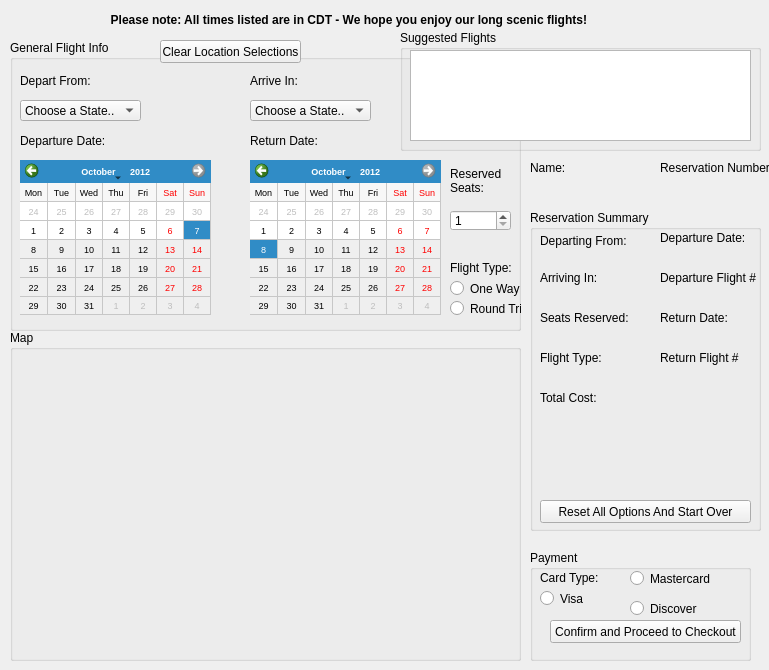
<?xml version="1.0" encoding="UTF-8"?>
<ui version="4.0">
 <class>MainWindow</class>
 <widget class="QMainWindow" name="MainWindow">
  <property name="geometry">
   <rect>
    <x>0</x>
    <y>0</y>
    <width>769</width>
    <height>670</height>
   </rect>
  </property>
  <property name="minimumSize">
   <size>
    <width>769</width>
    <height>670</height>
   </size>
  </property>
  <property name="maximumSize">
   <size>
    <width>769</width>
    <height>670</height>
   </size>
  </property>
  <property name="windowTitle">
   <string>We Fly U Reservation System</string>
  </property>
  <widget class="QWidget" name="centralwidget">
   <widget class="QGroupBox" name="flightInfoGropBox">
    <property name="geometry">
     <rect>
      <x>10</x>
      <y>40</y>
      <width>511</width>
      <height>291</height>
     </rect>
    </property>
    <property name="title">
     <string>General Flight Info</string>
    </property>
    <widget class="QCalendarWidget" name="departingCalendar">
     <property name="geometry">
      <rect>
       <x>10</x>
       <y>120</y>
       <width>191</width>
       <height>155</height>
      </rect>
     </property>
     <property name="font">
      <font>
       <pointsize>7</pointsize>
      </font>
     </property>
     <property name="minimumDate">
      <date>
       <year>2011</year>
       <month>10</month>
       <day>7</day>
      </date>
     </property>
     <property name="maximumDate">
      <date>
       <year>2012</year>
       <month>10</month>
       <day>7</day>
      </date>
     </property>
     <property name="gridVisible">
      <bool>true</bool>
     </property>
     <property name="verticalHeaderFormat">
      <enum>QCalendarWidget::NoVerticalHeader</enum>
     </property>
    </widget>
    <widget class="QCalendarWidget" name="ReturnCal">
     <property name="geometry">
      <rect>
       <x>240</x>
       <y>120</y>
       <width>191</width>
       <height>155</height>
      </rect>
     </property>
     <property name="font">
      <font>
       <pointsize>7</pointsize>
      </font>
     </property>
     <property name="minimumDate">
      <date>
       <year>2011</year>
       <month>10</month>
       <day>8</day>
      </date>
     </property>
     <property name="maximumDate">
      <date>
       <year>2012</year>
       <month>10</month>
       <day>8</day>
      </date>
     </property>
     <property name="gridVisible">
      <bool>true</bool>
     </property>
     <property name="verticalHeaderFormat">
      <enum>QCalendarWidget::NoVerticalHeader</enum>
     </property>
    </widget>
    <widget class="QLabel" name="DepartLabel">
     <property name="geometry">
      <rect>
       <x>10</x>
       <y>20</y>
       <width>111</width>
       <height>41</height>
      </rect>
     </property>
     <property name="text">
      <string>Depart From:</string>
     </property>
    </widget>
    <widget class="QComboBox" name="departCBox">
     <property name="geometry">
      <rect>
       <x>10</x>
       <y>60</y>
       <width>121</width>
       <height>21</height>
      </rect>
     </property>
     <item>
      <property name="text">
       <string>Choose a State..</string>
      </property>
     </item>
     <item>
      <property name="text">
       <string>Alabama</string>
      </property>
     </item>
     <item>
      <property name="text">
       <string>Alaska</string>
      </property>
     </item>
     <item>
      <property name="text">
       <string>Arizona</string>
      </property>
     </item>
     <item>
      <property name="text">
       <string>Arkansas</string>
      </property>
     </item>
     <item>
      <property name="text">
       <string>California</string>
      </property>
     </item>
     <item>
      <property name="text">
       <string>Colorado</string>
      </property>
     </item>
     <item>
      <property name="text">
       <string>Connecticut</string>
      </property>
     </item>
     <item>
      <property name="text">
       <string>Delaware</string>
      </property>
     </item>
     <item>
      <property name="text">
       <string>District of Columbia</string>
      </property>
     </item>
     <item>
      <property name="text">
       <string>Florida</string>
      </property>
     </item>
     <item>
      <property name="text">
       <string>Georgia</string>
      </property>
     </item>
     <item>
      <property name="text">
       <string>Hawaii</string>
      </property>
     </item>
     <item>
      <property name="text">
       <string>Idaho</string>
      </property>
     </item>
     <item>
      <property name="text">
       <string>Illinois</string>
      </property>
     </item>
     <item>
      <property name="text">
       <string>Indiana</string>
      </property>
     </item>
     <item>
      <property name="text">
       <string>Iowa</string>
      </property>
     </item>
     <item>
      <property name="text">
       <string>Kansas</string>
      </property>
     </item>
     <item>
      <property name="text">
       <string>Kentucky</string>
      </property>
     </item>
     <item>
      <property name="text">
       <string>Louisiana</string>
      </property>
     </item>
     <item>
      <property name="text">
       <string>Maine</string>
      </property>
     </item>
     <item>
      <property name="text">
       <string>Maryland</string>
      </property>
     </item>
     <item>
      <property name="text">
       <string>Massachusetts</string>
      </property>
     </item>
     <item>
      <property name="text">
       <string>Michigan</string>
      </property>
     </item>
     <item>
      <property name="text">
       <string>Minnesota</string>
      </property>
     </item>
     <item>
      <property name="text">
       <string>Mississippi</string>
      </property>
     </item>
     <item>
      <property name="text">
       <string>Missouri</string>
      </property>
     </item>
     <item>
      <property name="text">
       <string>Montana</string>
      </property>
     </item>
     <item>
      <property name="text">
       <string>Nebraska</string>
      </property>
     </item>
     <item>
      <property name="text">
       <string>Nevada</string>
      </property>
     </item>
     <item>
      <property name="text">
       <string>New Hampshire</string>
      </property>
     </item>
     <item>
      <property name="text">
       <string>New Jersey</string>
      </property>
     </item>
     <item>
      <property name="text">
       <string>New Mexico</string>
      </property>
     </item>
     <item>
      <property name="text">
       <string>New York</string>
      </property>
     </item>
     <item>
      <property name="text">
       <string>North Carolina</string>
      </property>
     </item>
     <item>
      <property name="text">
       <string>North Dakota</string>
      </property>
     </item>
     <item>
      <property name="text">
       <string>Ohio</string>
      </property>
     </item>
     <item>
      <property name="text">
       <string>Oklahoma</string>
      </property>
     </item>
     <item>
      <property name="text">
       <string>Oregon</string>
      </property>
     </item>
     <item>
      <property name="text">
       <string>Pennsylvania</string>
      </property>
     </item>
     <item>
      <property name="text">
       <string>Rhode Island</string>
      </property>
     </item>
     <item>
      <property name="text">
       <string>South Carolina</string>
      </property>
     </item>
     <item>
      <property name="text">
       <string>South Dakota</string>
      </property>
     </item>
     <item>
      <property name="text">
       <string>Tennessee</string>
      </property>
     </item>
     <item>
      <property name="text">
       <string>Texas</string>
      </property>
     </item>
     <item>
      <property name="text">
       <string>Utah</string>
      </property>
     </item>
     <item>
      <property name="text">
       <string>Vermont</string>
      </property>
     </item>
     <item>
      <property name="text">
       <string>Virginia</string>
      </property>
     </item>
     <item>
      <property name="text">
       <string>Washington</string>
      </property>
     </item>
     <item>
      <property name="text">
       <string>West Virginia</string>
      </property>
     </item>
     <item>
      <property name="text">
       <string>Wisconsin</string>
      </property>
     </item>
     <item>
      <property name="text">
       <string>Wyoming</string>
      </property>
     </item>
    </widget>
    <widget class="QLabel" name="departDateLabel">
     <property name="geometry">
      <rect>
       <x>10</x>
       <y>90</y>
       <width>91</width>
       <height>21</height>
      </rect>
     </property>
     <property name="text">
      <string>Departure Date:</string>
     </property>
    </widget>
    <widget class="QLabel" name="arriveLabel">
     <property name="geometry">
      <rect>
       <x>240</x>
       <y>30</y>
       <width>81</width>
       <height>21</height>
      </rect>
     </property>
     <property name="text">
      <string>Arrive In:</string>
     </property>
    </widget>
    <widget class="QComboBox" name="ArriveCBox">
     <property name="geometry">
      <rect>
       <x>240</x>
       <y>60</y>
       <width>121</width>
       <height>21</height>
      </rect>
     </property>
     <item>
      <property name="text">
       <string>Choose a State..</string>
      </property>
     </item>
     <item>
      <property name="text">
       <string>Alabama</string>
      </property>
     </item>
     <item>
      <property name="text">
       <string>Alaska</string>
      </property>
     </item>
     <item>
      <property name="text">
       <string>Arizona</string>
      </property>
     </item>
     <item>
      <property name="text">
       <string>Arkansas</string>
      </property>
     </item>
     <item>
      <property name="text">
       <string>California</string>
      </property>
     </item>
     <item>
      <property name="text">
       <string>Colorado</string>
      </property>
     </item>
     <item>
      <property name="text">
       <string>Connecticut</string>
      </property>
     </item>
     <item>
      <property name="text">
       <string>Delaware</string>
      </property>
     </item>
     <item>
      <property name="text">
       <string>District of Columbia</string>
      </property>
     </item>
     <item>
      <property name="text">
       <string>Florida</string>
      </property>
     </item>
     <item>
      <property name="text">
       <string>Georgia</string>
      </property>
     </item>
     <item>
      <property name="text">
       <string>Hawaii</string>
      </property>
     </item>
     <item>
      <property name="text">
       <string>Idaho</string>
      </property>
     </item>
     <item>
      <property name="text">
       <string>Illinois</string>
      </property>
     </item>
     <item>
      <property name="text">
       <string>Indiana</string>
      </property>
     </item>
     <item>
      <property name="text">
       <string>Iowa</string>
      </property>
     </item>
     <item>
      <property name="text">
       <string>Kansas</string>
      </property>
     </item>
     <item>
      <property name="text">
       <string>Kentucky</string>
      </property>
     </item>
     <item>
      <property name="text">
       <string>Louisiana</string>
      </property>
     </item>
     <item>
      <property name="text">
       <string>Maine</string>
      </property>
     </item>
     <item>
      <property name="text">
       <string>Maryland</string>
      </property>
     </item>
     <item>
      <property name="text">
       <string>Massachusetts</string>
      </property>
     </item>
     <item>
      <property name="text">
       <string>Michigan</string>
      </property>
     </item>
     <item>
      <property name="text">
       <string>Minnesota</string>
      </property>
     </item>
     <item>
      <property name="text">
       <string>Mississippi</string>
      </property>
     </item>
     <item>
      <property name="text">
       <string>Missouri</string>
      </property>
     </item>
     <item>
      <property name="text">
       <string>Montana</string>
      </property>
     </item>
     <item>
      <property name="text">
       <string>Nebraska</string>
      </property>
     </item>
     <item>
      <property name="text">
       <string>Nevada</string>
      </property>
     </item>
     <item>
      <property name="text">
       <string>New Hampshire</string>
      </property>
     </item>
     <item>
      <property name="text">
       <string>New Jersey</string>
      </property>
     </item>
     <item>
      <property name="text">
       <string>New Mexico</string>
      </property>
     </item>
     <item>
      <property name="text">
       <string>New York</string>
      </property>
     </item>
     <item>
      <property name="text">
       <string>North Carolina</string>
      </property>
     </item>
     <item>
      <property name="text">
       <string>North Dakota</string>
      </property>
     </item>
     <item>
      <property name="text">
       <string>Ohio</string>
      </property>
     </item>
     <item>
      <property name="text">
       <string>Oklahoma</string>
      </property>
     </item>
     <item>
      <property name="text">
       <string>Oregon</string>
      </property>
     </item>
     <item>
      <property name="text">
       <string>Pennsylvania</string>
      </property>
     </item>
     <item>
      <property name="text">
       <string>Rhode Island</string>
      </property>
     </item>
     <item>
      <property name="text">
       <string>South Carolina</string>
      </property>
     </item>
     <item>
      <property name="text">
       <string>South Dakota</string>
      </property>
     </item>
     <item>
      <property name="text">
       <string>Tennessee</string>
      </property>
     </item>
     <item>
      <property name="text">
       <string>Texas</string>
      </property>
     </item>
     <item>
      <property name="text">
       <string>Utah</string>
      </property>
     </item>
     <item>
      <property name="text">
       <string>Vermont</string>
      </property>
     </item>
     <item>
      <property name="text">
       <string>Virginia</string>
      </property>
     </item>
     <item>
      <property name="text">
       <string>Washington</string>
      </property>
     </item>
     <item>
      <property name="text">
       <string>West Virginia</string>
      </property>
     </item>
     <item>
      <property name="text">
       <string>Wisconsin</string>
      </property>
     </item>
     <item>
      <property name="text">
       <string>Wyoming</string>
      </property>
     </item>
    </widget>
    <widget class="QLabel" name="arriveDateLabel">
     <property name="geometry">
      <rect>
       <x>240</x>
       <y>90</y>
       <width>81</width>
       <height>21</height>
      </rect>
     </property>
     <property name="text">
      <string>Return Date:</string>
     </property>
    </widget>
    <widget class="QRadioButton" name="roundTripRadio">
     <property name="geometry">
      <rect>
       <x>440</x>
       <y>260</y>
       <width>71</width>
       <height>17</height>
      </rect>
     </property>
     <property name="text">
      <string>Round Trip</string>
     </property>
    </widget>
    <widget class="QRadioButton" name="oneWayLabel">
     <property name="geometry">
      <rect>
       <x>440</x>
       <y>240</y>
       <width>82</width>
       <height>17</height>
      </rect>
     </property>
     <property name="text">
      <string>One Way</string>
     </property>
    </widget>
    <widget class="QLabel" name="flightTypeLabel">
     <property name="geometry">
      <rect>
       <x>440</x>
       <y>220</y>
       <width>71</width>
       <height>16</height>
      </rect>
     </property>
     <property name="text">
      <string>Flight Type:</string>
     </property>
    </widget>
    <widget class="QSpinBox" name="reserveSpinBox">
     <property name="geometry">
      <rect>
       <x>440</x>
       <y>170</y>
       <width>61</width>
       <height>21</height>
      </rect>
     </property>
     <property name="readOnly">
      <bool>false</bool>
     </property>
     <property name="minimum">
      <number>1</number>
     </property>
     <property name="maximum">
      <number>3</number>
     </property>
    </widget>
    <widget class="QPushButton" name="pushButton">
     <property name="geometry">
      <rect>
       <x>150</x>
       <y>0</y>
       <width>141</width>
       <height>23</height>
      </rect>
     </property>
     <property name="text">
      <string>Clear Location Selections</string>
     </property>
    </widget>
    <widget class="QLabel" name="seatLabel">
     <property name="geometry">
      <rect>
       <x>440</x>
       <y>120</y>
       <width>51</width>
       <height>41</height>
      </rect>
     </property>
     <property name="text">
      <string>Reserved Seats:</string>
     </property>
     <property name="wordWrap">
      <bool>true</bool>
     </property>
    </widget>
   </widget>
   <widget class="QGroupBox" name="mapGroupBox">
    <property name="geometry">
     <rect>
      <x>10</x>
      <y>330</y>
      <width>511</width>
      <height>331</height>
     </rect>
    </property>
    <property name="title">
     <string>Map</string>
    </property>
    <widget class="coloredStatesLabel" name="mapLabel">
     <property name="geometry">
      <rect>
       <x>10</x>
       <y>20</y>
       <width>471</width>
       <height>301</height>
      </rect>
     </property>
     <property name="mouseTracking">
      <bool>true</bool>
     </property>
     <property name="text">
      <string/>
     </property>
     <property name="pixmap">
      <pixmap resource="map2.qrc">:/usmap</pixmap>
     </property>
     <property name="scaledContents">
      <bool>true</bool>
     </property>
     <property name="textInteractionFlags">
      <set>Qt::LinksAccessibleByMouse</set>
     </property>
    </widget>
    <widget class="coloredStatesLabel" name="colormap">
     <property name="geometry">
      <rect>
       <x>10</x>
       <y>20</y>
       <width>471</width>
       <height>301</height>
      </rect>
     </property>
     <property name="minimumSize">
      <size>
       <width>471</width>
       <height>301</height>
      </size>
     </property>
     <property name="maximumSize">
      <size>
       <width>471</width>
       <height>301</height>
      </size>
     </property>
     <property name="mouseTracking">
      <bool>true</bool>
     </property>
     <property name="text">
      <string/>
     </property>
     <property name="scaledContents">
      <bool>true</bool>
     </property>
     <property name="textInteractionFlags">
      <set>Qt::NoTextInteraction</set>
     </property>
    </widget>
    <zorder>colormap</zorder>
    <zorder>mapLabel</zorder>
   </widget>
   <widget class="QGroupBox" name="suggestionGroupBox">
    <property name="geometry">
     <rect>
      <x>400</x>
      <y>30</y>
      <width>361</width>
      <height>121</height>
     </rect>
    </property>
    <property name="font">
     <font>
      <kerning>true</kerning>
     </font>
    </property>
    <property name="title">
     <string>Suggested Flights</string>
    </property>
    <widget class="QTextEdit" name="suggestionTextBox">
     <property name="geometry">
      <rect>
       <x>10</x>
       <y>20</y>
       <width>341</width>
       <height>91</height>
      </rect>
     </property>
     <property name="readOnly">
      <bool>true</bool>
     </property>
     <property name="textInteractionFlags">
      <set>Qt::NoTextInteraction</set>
     </property>
    </widget>
   </widget>
   <widget class="QGroupBox" name="summaryGroupBox">
    <property name="geometry">
     <rect>
      <x>530</x>
      <y>210</y>
      <width>231</width>
      <height>321</height>
     </rect>
    </property>
    <property name="title">
     <string>Reservation Summary</string>
    </property>
    <widget class="QLabel" name="label_6">
     <property name="geometry">
      <rect>
       <x>10</x>
       <y>20</y>
       <width>111</width>
       <height>21</height>
      </rect>
     </property>
     <property name="text">
      <string>Departing From:</string>
     </property>
    </widget>
    <widget class="QLabel" name="label_7">
     <property name="geometry">
      <rect>
       <x>10</x>
       <y>60</y>
       <width>81</width>
       <height>16</height>
      </rect>
     </property>
     <property name="text">
      <string>Arriving In:</string>
     </property>
    </widget>
    <widget class="QLabel" name="label_8">
     <property name="geometry">
      <rect>
       <x>130</x>
       <y>100</y>
       <width>81</width>
       <height>16</height>
      </rect>
     </property>
     <property name="text">
      <string>Return Date:</string>
     </property>
    </widget>
    <widget class="QLabel" name="sumDepartDateLabel">
     <property name="geometry">
      <rect>
       <x>130</x>
       <y>20</y>
       <width>91</width>
       <height>16</height>
      </rect>
     </property>
     <property name="text">
      <string>Departure Date:</string>
     </property>
    </widget>
    <widget class="QLabel" name="label_11">
     <property name="geometry">
      <rect>
       <x>10</x>
       <y>100</y>
       <width>111</width>
       <height>16</height>
      </rect>
     </property>
     <property name="text">
      <string>Seats Reserved:</string>
     </property>
    </widget>
    <widget class="QPushButton" name="resetAllButton">
     <property name="geometry">
      <rect>
       <x>10</x>
       <y>290</y>
       <width>211</width>
       <height>23</height>
      </rect>
     </property>
     <property name="text">
      <string>Reset All Options And Start Over</string>
     </property>
    </widget>
    <widget class="QLabel" name="DepartDate">
     <property name="geometry">
      <rect>
       <x>130</x>
       <y>40</y>
       <width>91</width>
       <height>16</height>
      </rect>
     </property>
     <property name="font">
      <font>
       <weight>75</weight>
       <bold>true</bold>
      </font>
     </property>
     <property name="text">
      <string/>
     </property>
    </widget>
    <widget class="QLabel" name="DepartLocation">
     <property name="geometry">
      <rect>
       <x>10</x>
       <y>40</y>
       <width>131</width>
       <height>16</height>
      </rect>
     </property>
     <property name="font">
      <font>
       <weight>75</weight>
       <bold>true</bold>
      </font>
     </property>
     <property name="text">
      <string/>
     </property>
    </widget>
    <widget class="QLabel" name="Destination">
     <property name="geometry">
      <rect>
       <x>10</x>
       <y>80</y>
       <width>131</width>
       <height>16</height>
      </rect>
     </property>
     <property name="font">
      <font>
       <weight>75</weight>
       <bold>true</bold>
      </font>
     </property>
     <property name="text">
      <string/>
     </property>
    </widget>
    <widget class="QLabel" name="ReturnDate">
     <property name="geometry">
      <rect>
       <x>130</x>
       <y>120</y>
       <width>131</width>
       <height>16</height>
      </rect>
     </property>
     <property name="font">
      <font>
       <weight>75</weight>
       <bold>true</bold>
      </font>
     </property>
     <property name="text">
      <string/>
     </property>
    </widget>
    <widget class="QLabel" name="Seats">
     <property name="geometry">
      <rect>
       <x>10</x>
       <y>120</y>
       <width>131</width>
       <height>16</height>
      </rect>
     </property>
     <property name="font">
      <font>
       <weight>75</weight>
       <bold>true</bold>
      </font>
     </property>
     <property name="text">
      <string/>
     </property>
    </widget>
    <widget class="QLabel" name="label">
     <property name="geometry">
      <rect>
       <x>10</x>
       <y>140</y>
       <width>61</width>
       <height>16</height>
      </rect>
     </property>
     <property name="text">
      <string>Flight Type:</string>
     </property>
    </widget>
    <widget class="QLabel" name="typeFlight">
     <property name="geometry">
      <rect>
       <x>10</x>
       <y>160</y>
       <width>81</width>
       <height>16</height>
      </rect>
     </property>
     <property name="font">
      <font>
       <weight>75</weight>
       <bold>true</bold>
      </font>
     </property>
     <property name="text">
      <string/>
     </property>
    </widget>
    <widget class="QLabel" name="label_2">
     <property name="geometry">
      <rect>
       <x>10</x>
       <y>180</y>
       <width>81</width>
       <height>16</height>
      </rect>
     </property>
     <property name="text">
      <string>Total Cost:</string>
     </property>
    </widget>
    <widget class="QLabel" name="TotalCost">
     <property name="geometry">
      <rect>
       <x>10</x>
       <y>210</y>
       <width>101</width>
       <height>16</height>
      </rect>
     </property>
     <property name="font">
      <font>
       <pointsize>9</pointsize>
       <weight>75</weight>
       <bold>true</bold>
       <underline>false</underline>
      </font>
     </property>
     <property name="text">
      <string/>
     </property>
    </widget>
    <widget class="QLabel" name="DepartFlightInfo">
     <property name="geometry">
      <rect>
       <x>130</x>
       <y>60</y>
       <width>101</width>
       <height>16</height>
      </rect>
     </property>
     <property name="text">
      <string>Departure Flight #</string>
     </property>
    </widget>
    <widget class="QLabel" name="departFlightNo">
     <property name="geometry">
      <rect>
       <x>130</x>
       <y>80</y>
       <width>46</width>
       <height>13</height>
      </rect>
     </property>
     <property name="font">
      <font>
       <weight>75</weight>
       <bold>true</bold>
      </font>
     </property>
     <property name="text">
      <string/>
     </property>
    </widget>
    <widget class="QLabel" name="ReturnFlightInfo">
     <property name="geometry">
      <rect>
       <x>130</x>
       <y>140</y>
       <width>101</width>
       <height>16</height>
      </rect>
     </property>
     <property name="text">
      <string>Return Flight #</string>
     </property>
    </widget>
    <widget class="QLabel" name="ReturnFlightNo">
     <property name="geometry">
      <rect>
       <x>130</x>
       <y>160</y>
       <width>46</width>
       <height>13</height>
      </rect>
     </property>
     <property name="font">
      <font>
       <weight>75</weight>
       <bold>true</bold>
      </font>
     </property>
     <property name="text">
      <string/>
     </property>
    </widget>
   </widget>
   <widget class="QGroupBox" name="groupBox_5">
    <property name="geometry">
     <rect>
      <x>530</x>
      <y>550</y>
      <width>221</width>
      <height>111</height>
     </rect>
    </property>
    <property name="title">
     <string>Payment </string>
    </property>
    <widget class="QPushButton" name="confirmationButton">
     <property name="geometry">
      <rect>
       <x>20</x>
       <y>70</y>
       <width>191</width>
       <height>23</height>
      </rect>
     </property>
     <property name="text">
      <string>Confirm and Proceed to Checkout</string>
     </property>
    </widget>
    <widget class="QLabel" name="cctype">
     <property name="geometry">
      <rect>
       <x>10</x>
       <y>20</y>
       <width>71</width>
       <height>16</height>
      </rect>
     </property>
     <property name="text">
      <string>Card Type:</string>
     </property>
    </widget>
    <widget class="QRadioButton" name="visa">
     <property name="geometry">
      <rect>
       <x>10</x>
       <y>40</y>
       <width>82</width>
       <height>17</height>
      </rect>
     </property>
     <property name="text">
      <string>Visa</string>
     </property>
    </widget>
    <widget class="QRadioButton" name="master">
     <property name="geometry">
      <rect>
       <x>100</x>
       <y>20</y>
       <width>82</width>
       <height>17</height>
      </rect>
     </property>
     <property name="text">
      <string>Mastercard</string>
     </property>
    </widget>
    <widget class="QRadioButton" name="disc">
     <property name="geometry">
      <rect>
       <x>100</x>
       <y>50</y>
       <width>82</width>
       <height>17</height>
      </rect>
     </property>
     <property name="text">
      <string>Discover</string>
     </property>
    </widget>
   </widget>
   <widget class="QLabel" name="label_3">
    <property name="geometry">
     <rect>
      <x>95</x>
      <y>10</y>
      <width>511</width>
      <height>20</height>
     </rect>
    </property>
    <property name="font">
     <font>
      <weight>75</weight>
      <bold>true</bold>
     </font>
    </property>
    <property name="text">
     <string>Please note: All times listed are in CDT - We hope you enjoy our long scenic flights! </string>
    </property>
    <property name="alignment">
     <set>Qt::AlignCenter</set>
    </property>
   </widget>
   <widget class="QLabel" name="label_4">
    <property name="geometry">
     <rect>
      <x>530</x>
      <y>160</y>
      <width>61</width>
      <height>16</height>
     </rect>
    </property>
    <property name="text">
     <string>Name:</string>
    </property>
   </widget>
   <widget class="QLabel" name="custNameField">
    <property name="geometry">
     <rect>
      <x>530</x>
      <y>180</y>
      <width>111</width>
      <height>16</height>
     </rect>
    </property>
    <property name="font">
     <font>
      <weight>75</weight>
      <bold>true</bold>
     </font>
    </property>
    <property name="text">
     <string/>
    </property>
   </widget>
   <widget class="QLabel" name="label_5">
    <property name="geometry">
     <rect>
      <x>660</x>
      <y>160</y>
      <width>111</width>
      <height>16</height>
     </rect>
    </property>
    <property name="text">
     <string>Reservation Number:</string>
    </property>
   </widget>
   <widget class="QLabel" name="resNum">
    <property name="geometry">
     <rect>
      <x>660</x>
      <y>180</y>
      <width>46</width>
      <height>13</height>
     </rect>
    </property>
    <property name="font">
     <font>
      <weight>75</weight>
      <bold>true</bold>
     </font>
    </property>
    <property name="text">
     <string/>
    </property>
   </widget>
  </widget>
 </widget>
 <customwidgets>
  <customwidget>
   <class>coloredStatesLabel</class>
   <extends>QLabel</extends>
   <header location="global">coloredstateslabel.h</header>
  </customwidget>
 </customwidgets>
 <tabstops>
  <tabstop>pushButton</tabstop>
  <tabstop>departCBox</tabstop>
  <tabstop>ArriveCBox</tabstop>
  <tabstop>departingCalendar</tabstop>
  <tabstop>ReturnCal</tabstop>
  <tabstop>reserveSpinBox</tabstop>
  <tabstop>oneWayLabel</tabstop>
  <tabstop>roundTripRadio</tabstop>
  <tabstop>resetAllButton</tabstop>
  <tabstop>visa</tabstop>
  <tabstop>master</tabstop>
  <tabstop>disc</tabstop>
  <tabstop>confirmationButton</tabstop>
  <tabstop>suggestionTextBox</tabstop>
 </tabstops>
 <resources>
  <include location="map2.qrc"/>
 </resources>
 <connections/>
</ui>
